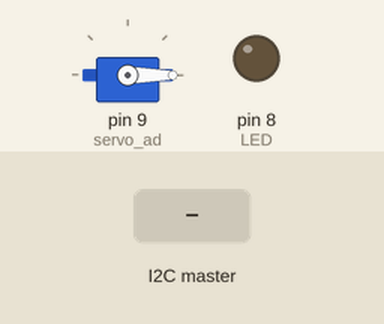
The sketch below on a simulated Arduino Uno, built with avr-gcc and run on an emulated ATmega328P. Shown: servo, output pins drawn as LEDs (lit = HIGH). The inputs (shaded band) are chosen by the test bench.

Above: at 1.2 s.
1.3 s: the I2C master sends the byte 90
At 2.0 s:
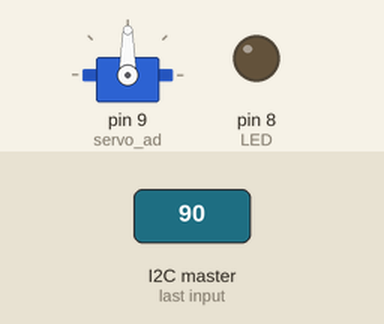
2.8 s: the I2C master sends the byte 200
At 3.2 s:
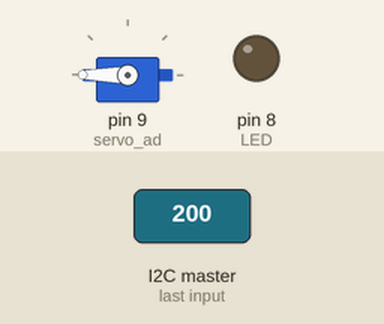
4.3 s: the I2C master sends the byte 0
At 5.6 s:
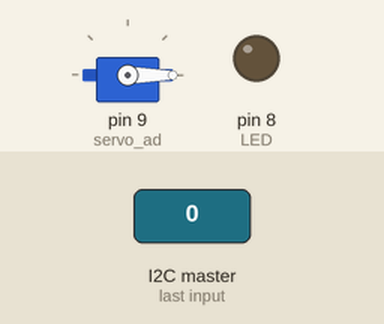
Timing chart, 0 to 7.3 s (numbered marks = the images above; inputs shaded):
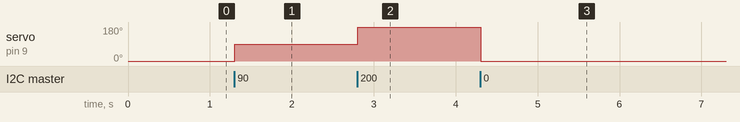

The sketch:

home_slave.ino
```cpp
// Chapter 7 - Communications
// I2C Slave
// By Cornel Amariei for Packt Publishing

// Include the required Wire library for I2C
#include <Wire.h>
#include <Servo.h>


Servo myservo;

int servo_ad = 9;
int LED = 8;
int x = 0;
int pos = 0;

void setup() {
  Wire.begin(9);
  Wire.onReceive(receiveEvent);
  myservo.attach(servo_ad);
  pinMode(LED, OUTPUT);
}

void receiveEvent(int bytes) {
  x = Wire.read();
  pos = x;
}

void loop() {
//  if (x != 0)
//  {
//    digitalWrite(LED, HIGH);
//  }
//  else
//  {
//    digitalWrite(LED, LOW);
//  }

//  for (pos = 0; pos <= 180; pos += 1) { // goes from 0 degrees to 180 degrees
//  // in steps of 1 degree
    myservo.write(pos);              // tell servo to go to position in variable 'pos'
//    delay(10);                       // waits 15ms for the servo to reach the position
//  }
//  for (pos = 180; pos >= 0; pos -= 1) { // goes from 180 degrees to 0 degrees
//    myservo.write(pos);              // tell servo to go to position in variable 'pos'
//    delay(10);                       // waits 15ms for the servo to reach the position
//  }
   delay(50);
}
```

Measured:
- after the input at 1.3 s, servo on pin 9 (servo_ad): 0° → 90° at once
- after the input at 2.8 s, servo on pin 9 (servo_ad): 90° → 180° at once
- after the input at 4.3 s, servo on pin 9 (servo_ad): 180° → 0° at once
